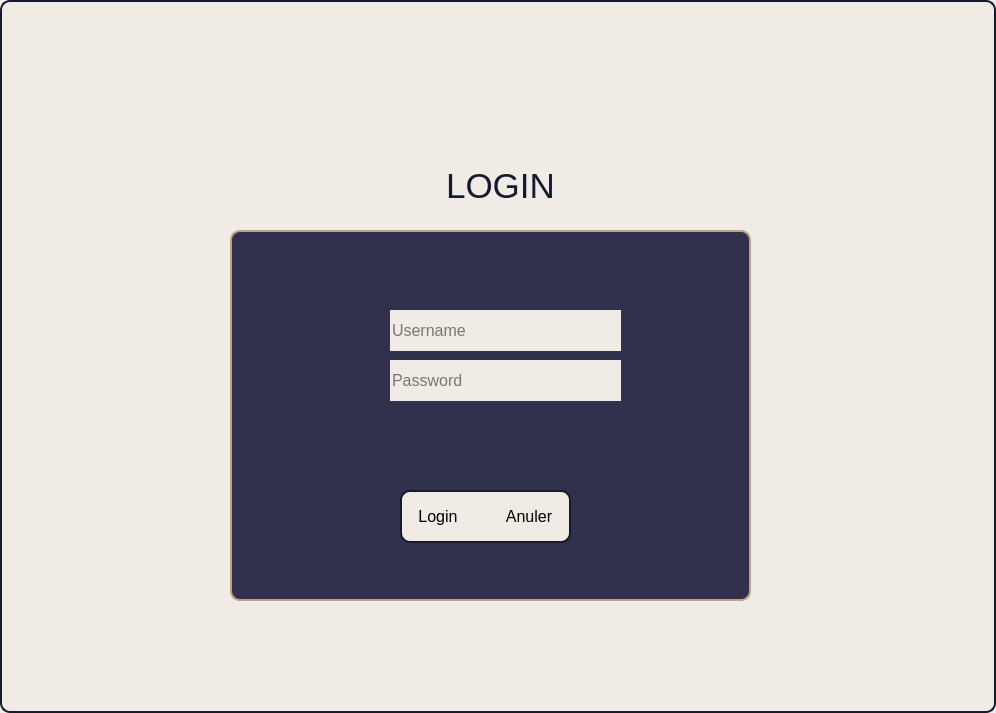
<?xml version="1.0" encoding="UTF-8"?>
<ui version="4.0">
 <class>login</class>
 <widget class="QMainWindow" name="login">
  <property name="geometry">
   <rect>
    <x>0</x>
    <y>0</y>
    <width>996</width>
    <height>713</height>
   </rect>
  </property>
  <property name="windowTitle">
   <string>MainWindow</string>
  </property>
  <widget class="QWidget" name="centralwidget">
   <property name="styleSheet">
    <string notr="true">QWidget {
    background-color: #F0ECE5; 
    border: 2px solid #161A30; 
    border-radius: 10px; 
}</string>
   </property>
   <widget class="QGroupBox" name="groupBox">
    <property name="geometry">
     <rect>
      <x>230</x>
      <y>230</y>
      <width>521</width>
      <height>371</height>
     </rect>
    </property>
    <property name="styleSheet">
     <string notr="true">QGroupBox {
    font-size: 18px;
    border: 2px solid #BCA37F; 
    border-radius: 10px; 
    background-color: #31304D; 
}</string>
    </property>
    <widget class="QLineEdit" name="UserlineEdit">
     <property name="geometry">
      <rect>
       <x>160</x>
       <y>80</y>
       <width>231</width>
       <height>41</height>
      </rect>
     </property>
     <property name="styleSheet">
      <string notr="true">QLineEdit {
    font-size: 16px;
    background-color: #F0ECE5; 
    border: solid #BCA37F; 
	border-radius: 0;
}

QLineEdit:hover{
 
    background-color: #F8F0E5; 
    color: #161A30 ; 
	border : 2px solid #B6BBC4;
    
}</string>
     </property>
     <property name="placeholderText">
      <string>Username</string>
     </property>
    </widget>
    <widget class="QLineEdit" name="PassWordlineEdit">
     <property name="geometry">
      <rect>
       <x>160</x>
       <y>130</y>
       <width>231</width>
       <height>41</height>
      </rect>
     </property>
     <property name="styleSheet">
      <string notr="true">QLineEdit {
    font-size: 16px;
    background-color: #F0ECE5; 
    border: solid #BCA37F; 
	border-radius: 0;
}

QLineEdit:hover{
 
    background-color: #F8F0E5; 
    color: #161A30 ; 
	border : 2px solid #B6BBC4;
    
}</string>
     </property>
     <property name="inputMethodHints">
      <set>Qt::ImhHiddenText</set>
     </property>
     <property name="placeholderText">
      <string>Password</string>
     </property>
    </widget>
    <widget class="QWidget" name="">
     <property name="geometry">
      <rect>
       <x>170</x>
       <y>260</y>
       <width>171</width>
       <height>53</height>
      </rect>
     </property>
     <layout class="QGridLayout" name="gridLayout">
      <property name="sizeConstraint">
       <enum>QLayout::SetNoConstraint</enum>
      </property>
      <item row="0" column="2">
       <widget class="QPushButton" name="pushButton">
        <property name="sizePolicy">
         <sizepolicy hsizetype="Minimum" vsizetype="Preferred">
          <horstretch>0</horstretch>
          <verstretch>0</verstretch>
         </sizepolicy>
        </property>
        <property name="styleSheet">
         <string notr="true">/* Estilo para los botones (QPushButton) */
QPushButton {
    font-size: 16px;
    background-color: #F0ECE5; /* Fondo marrón */
    color: black; /* Texto color negro */
    border: none;
    border-radius: 0;
	padding-left : 10px;
	padding-top : 7px;
	padding-right : 10px;
	padding-bottom : 7px;
	margin-left : 0px;
	margin-top : 8px;
 	margin-right : 8px;
	margin-bottom : 8px;
    text-align: center;
    text-decoration: none;
    display: inline-block;
    cursor: pointer;
    transition: background-color 0.3s, color 0.3s; /* Transición suave */
}

/* Cambio de color al pasar el ratón sobre el botón */
QPushButton:hover {
    background-color: #31304D; 
    color: white; 
	border : 1px solid #F0ECE5;
    border-radius: 5px;
}</string>
        </property>
        <property name="text">
         <string>Anuler</string>
        </property>
       </widget>
      </item>
      <item row="0" column="0">
       <widget class="QPushButton" name="LoginButton">
        <property name="sizePolicy">
         <sizepolicy hsizetype="Minimum" vsizetype="Preferred">
          <horstretch>0</horstretch>
          <verstretch>0</verstretch>
         </sizepolicy>
        </property>
        <property name="styleSheet">
         <string notr="true">/* Estilo para los botones (QPushButton) */

QPushButton {
    font-size: 16px;
    background-color: #F0ECE5; /* Fondo marrón */
    color: black; /* Texto color negro */
    border: none;
    border-radius: 0;
	padding-left : 10px;
	padding-top : 7px;
	padding-right : 10px;
	padding-bottom : 7px;
	margin-left : 8px;
	margin-top : 8px;
 	margin-right : 0px;
	margin-bottom : 8px;
    text-align: center;
    text-decoration: none;
    display: inline-block;
    cursor: pointer;
    transition: background-color 0.3s, color 0.3s; /* Transición suave */
}

/* Cambio de color al pasar el ratón sobre el botón */
QPushButton:hover {
    background-color: #31304D; 
    color: white; 
	border : 1px solid #F0ECE5;
    border-radius: 5px;
}</string>
        </property>
        <property name="text">
         <string>Login</string>
        </property>
       </widget>
      </item>
      <item row="0" column="1">
       <spacer name="horizontalSpacer">
        <property name="orientation">
         <enum>Qt::Horizontal</enum>
        </property>
        <property name="sizeHint" stdset="0">
         <size>
          <width>40</width>
          <height>20</height>
         </size>
        </property>
       </spacer>
      </item>
     </layout>
    </widget>
   </widget>
   <widget class="QLabel" name="titre">
    <property name="geometry">
     <rect>
      <x>390</x>
      <y>170</y>
      <width>221</width>
      <height>31</height>
     </rect>
    </property>
    <property name="styleSheet">
     <string notr="true">QLabel {
	font: 700 26pt &quot;Times New Roman&quot;;
    font-size: 35px;
    color: #161A30;
    border : 0;
	background-color: transparent;
}</string>
    </property>
    <property name="text">
     <string>LOGIN</string>
    </property>
    <property name="alignment">
     <set>Qt::AlignCenter</set>
    </property>
   </widget>
  </widget>
 </widget>
 <resources/>
 <connections/>
</ui>
